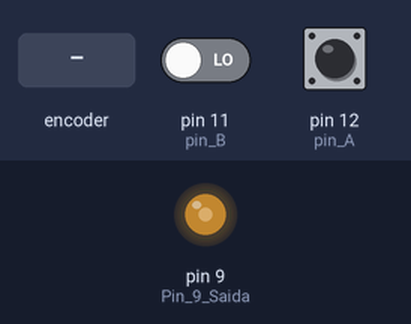
Simulated run of this sketch. Board: Arduino Uno, built with avr-gcc and run on an emulated ATmega328P. Parts: output pins drawn as LEDs (lit = HIGH). Inputs (shaded band) come from the test bench; at power-on: pin 11 (pin_B) LOW, pin 12 (pin_A) HIGH.

Above: at 1.2 s.
1.3 s: rotary encoder on pin 12 (pin_A) / pin 11 (pin_B) turned 3 steps (first pin leading)
Timing chart, 0 to 4.3 s (numbered marks = the images above; inputs shaded):
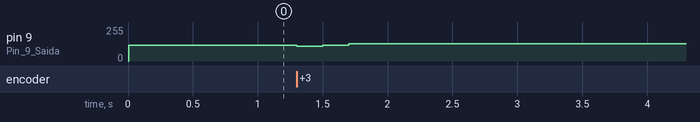

Measured:
- after the input at 1.3 s, pin 9 (Pin_9_Saida): 120/255 → 110/255 at once, → 120/255 0.20 s later, → 130/255 0.20 s later

The sketch:

Encoder.ino
```cpp
int brightness = 120;
int fadeAmount = 10;
unsigned long currentTime;
unsigned long loopTime;
const int pin_A = 12;  // pin 12
const int pin_B = 11;  // pin 11
unsigned char encoder_A;
unsigned char encoder_B;
unsigned char encoder_A_prev=0;

void setup()  {

  pinMode(9, OUTPUT);// Pin 9 Saida
  pinMode(pin_A, INPUT);
  pinMode(pin_B, INPUT);
  currentTime = millis();
  loopTime = currentTime;
}

void loop()  {

  currentTime = millis();
  if(currentTime >= (loopTime + 5)){

    encoder_A = digitalRead(pin_A);
    encoder_B = digitalRead(pin_B);
    if((!encoder_A) && (encoder_A_prev)){

      if(encoder_B) {

        if(brightness + fadeAmount <= 255) brightness += fadeAmount;
      }
      else {


        if(brightness - fadeAmount >= 0) brightness -= fadeAmount;
      }

    }
    encoder_A_prev = encoder_A;


    analogWrite(9, brightness);

    loopTime = currentTime;
  }


}
```
